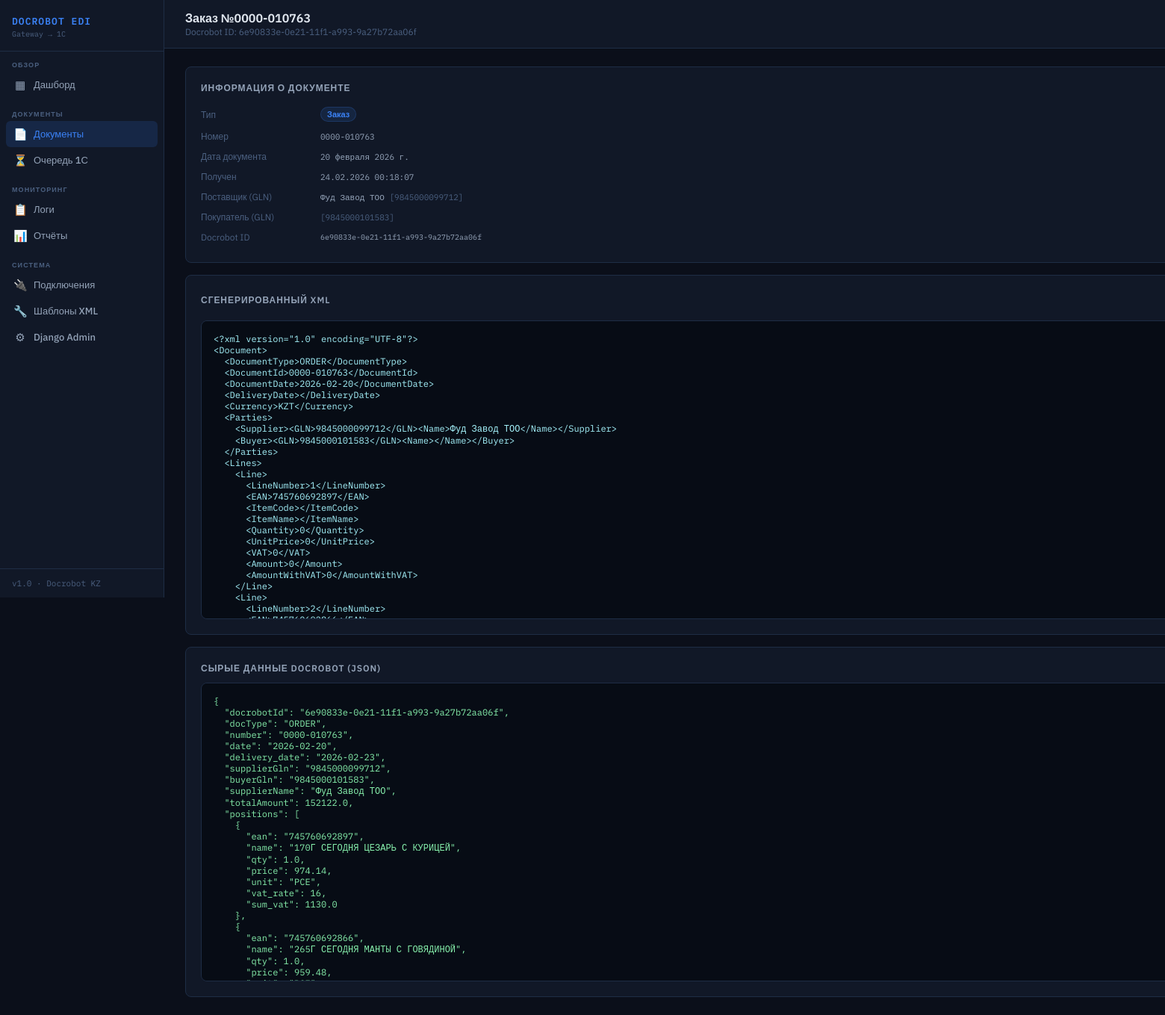
/documents/392/, run on the app's committed database.
### edi/models.py (models this page shows)
class EdiDocument(models.Model):
    DOC_TYPES = [
        ('ORDER',  'Заказ'),
        ('ORDRSP', 'Подтверждение заказа'),
        ('DESADV', 'Уведомление об отгрузке'),
        ('INVOICE','Счёт-фактура'),
        ('PRICAT', 'Прайс-лист'),
    ]
    docrobot_id   = models.CharField(max_length=100, unique=True, verbose_name='ID в Docrobot')
    doc_type      = models.CharField(max_length=10, choices=DOC_TYPES, verbose_name='Тип')
    number        = models.CharField(max_length=100, blank=True, verbose_name='Номер документа')
    doc_date      = models.DateField(null=True, blank=True, verbose_name='Дата документа')
    supplier_gln  = models.CharField(max_length=13, blank=True, verbose_name='GLN поставщика')
    buyer_gln     = models.CharField(max_length=13, blank=True, verbose_name='GLN покупателя')
    supplier_name = models.CharField(max_length=255, blank=True, verbose_name='Поставщик')
    buyer_name    = models.CharField(max_length=255, blank=True, verbose_name='Покупатель')
    raw_json      = models.JSONField(default=dict, verbose_name='Сырые данные JSON')
    xml_content   = models.TextField(blank=True, verbose_name='Сгенерированный XML')
    received_at   = models.DateTimeField(auto_now_add=True, verbose_name='Получен')
    class Meta:
        verbose_name = 'EDI-документ'
        verbose_name_plural = 'EDI-документы'
        ordering = ['-received_at']
    def __str__(self):
        return f'{self.get_doc_type_display()} №{self.number} ({self.docrobot_id})'

### edi/views.py (the view)
# urls.py: path('documents/<int:pk>/', views.document_detail,  name='document_detail'),
def document_detail(request, pk):
    doc = get_object_or_404(EdiDocument, pk=pk)
    queue = getattr(doc, 'queue_entry', None)
    logs  = doc.logs.order_by('-created_at')
    if not doc.xml_content and doc.raw_json:
        try:
            doc.xml_content = build_xml(doc.doc_type, doc.raw_json).decode('utf-8')
            doc.save(update_fields=['xml_content'])
        except Exception:
            pass
    return render(request, 'edi/document_detail.html', {
        'doc': doc, 'queue': queue, 'logs': logs,
    })

### edi/templatetags/edi_tags.py (called while the page is built)
@register.filter
def json_dumps(value):
    try:
        return json.dumps(value, ensure_ascii=False, indent=2)
    except Exception:
        return str(value)

### edi/templates/edi/document_detail.html (shortened to what this page needs)
{% extends 'edi/base.html' %}
{% load edi_tags %}
{% block page_title %}{{ doc.get_doc_type_display }} №{{ doc.number }}{% endblock %}
{% block page_sub %}Docrobot ID: {{ doc.docrobot_id }}{% endblock %}
{% block content %}
<div class="detail-grid">
  <div style="display:flex;flex-direction:column;gap:16px;">
    <div class="card">
      <div class="card-title">Информация о документе</div>
      <table class="meta-table" style="width:100%">
        <tr><td>Тип</td><td><span class="badge badge-{{ doc.doc_type }}">{{ doc.get_doc_type_display }}</span></td></tr>
        <tr><td>Номер</td><td class="td-mono">{{ doc.number|default:"—" }}</td></tr>
        <tr><td>Дата документа</td><td class="td-mono">{{ doc.doc_date|default:"—" }}</td></tr>
        <tr><td>Получен</td><td class="td-mono">{{ doc.received_at|date:"d.m.Y H:i:s" }}</td></tr>
        <tr><td>Поставщик (GLN)</td><td class="td-mono">{{ doc.supplier_name }} <span style="color:var(--text3)">[{{ doc.supplier_gln }}]</span></td></tr>
        <tr><td>Покупатель (GLN)</td><td class="td-mono">{{ doc.buyer_name }} <span style="color:var(--text3)">[{{ doc.buyer_gln }}]</span></td></tr>
        <tr><td>Docrobot ID</td><td class="td-mono" style="font-size:10px;">{{ doc.docrobot_id }}</td></tr>
      </table>
    </div>
    <div class="card">
      <div class="flex-between mb16">
        <div class="card-title" style="margin:0">Сгенерированный XML</div>
      </div>
      {% if doc.xml_content %}
      <div class="code-block" id="xml-content">{{ doc.xml_content }}</div>
      {% else %}
      <div class="empty"><div class="empty-icon">📄</div><p>XML не сгенерирован</p></div>
      {% endif %}
    </div>
    <div class="card">
      <div class="card-title">Сырые данные Docrobot (JSON)</div>
      <div class="code-block" style="color:#86efac;">{{ doc.raw_json|json_dumps }}</div>
    </div>
  </div>
</div>
{% endblock %}

### edi/templates/edi/base.html (style rules this page uses)
:root { --bg: #0b0f1a; --surface: #111827; --surface2:#1a2236; --surface3:#202d44; --border: #1e2d45; --text: #e2e8f0; --text2: #94a3b8; --text3: #4b6080; --accent: #3b82f6; --accent2: #10b981; --warn: #f59e0b; --danger: #ef4444; --purple: #8b5cf6; --mono: 'IBM Plex Mono', monospace; --sans: 'IBM Plex Sans', sans-serif; --nav-w: 220px; --radius: 8px; }
*, *::before, *::after { box-sizing: border-box; margin: 0; padding: 0; }
body { font-family: var(--sans); background: var(--bg); color: var(--text); min-height: 100vh; display: flex; font-size: 14px; }
.card { background: var(--surface); border: 1px solid var(--border); border-radius: var(--radius); padding: 20px; }
.card-title { font-size: 12px; font-weight: 600; color: var(--text2); text-transform: uppercase; letter-spacing: 0.08em; margin-bottom: 12px; }
table { width: 100%; border-collapse: collapse; }
td { padding: 10px 14px; font-size: 13px; border-bottom: 1px solid rgba(30,45,69,0.6); }
tr:last-child td { border-bottom: none; }
.td-mono { font-family: var(--mono); font-size: 11px; color: var(--text2); }
.badge { display: inline-flex; align-items: center; gap: 4px; padding: 2px 8px; border-radius: 20px; font-size: 11px; font-weight: 600; }
.badge-ORDER { background: rgba(59,130,246,0.12); color: var(--accent); border: 1px solid rgba(59,130,246,0.2); }
.flex-between { display: flex; justify-content: space-between; align-items: center; }
.mb16 { margin-bottom: 16px; }
.code-block { background: #070c15; border: 1px solid var(--border); border-radius: var(--radius); padding: 16px; font-family: var(--mono); font-size: 12px; color: #a5f3fc; overflow-x: auto; white-space: pre; max-height: 400px; overflow-y: auto; }
.detail-grid { display: grid; grid-template-columns: 2fr 1fr; gap: 20px; }
.meta-table td:first-child { color: var(--text3); width: 160px; font-size: 12px; }
.meta-table td { padding: 6px 0; border: none; }

### data on the page
EdiDocument: doc_type "Заказ", number "0000-010763", docrobot_id "6e90833e-0e21-11f1-a993-9a27b72aa06f", doc_date "20 февраля 2026 г.", received_at "24.02.2026 00:18:07", supplier_name "Фуд Завод ТОО", supplier_gln "9845000099712", buyer_gln "9845000101583", xml_content "<?xml version=\"1.0\" encoding=\"UTF-8\"?> <Document> <DocumentType>ORDER</DocumentType> <DocumentId>0000-010763</DocumentId> <DocumentDate>2026-02-20</DocumentDate> <DeliveryDate></DeliveryDate> <Currency>KZT</Currency> <Parties> <Supplier><GLN>9845000099712</GLN><Name>Фуд Завод ТОО</Name></Supplier> <Buyer><GLN>9845000101583</GLN><Name></Name></Buyer> </Parties> <Lines> <Line> <LineNumber>1</LineNumber> <EAN>745760692897</EAN> <ItemCode></ItemCode> <ItemName></ItemName> <Quantity>0</Quantity> <UnitPrice>0</UnitPrice> <VAT>0</VAT> <Amount>0</Amount> <AmountWithVAT>0</AmountWithVAT> </Line> <Line> <LineNumber>2</LineNumber>…", raw_json|json_dumps "{ \"docrobotId\": \"6e90833e-0e21-11f1-a993-9a27b72aa06f\", \"docType\": \"ORDER\", \"number\": \"0000-010763\", \"date\": \"2026-02-20\", \"delivery_date\": \"2026-02-23\", \"supplierGln\": \"9845000099712\", \"buyerGln\": \"9845000101583\", \"supplierName\": \"Фуд Завод ТОО\", \"totalAmount\": 152122.0, \"positions\": [ { \"ean\": \"745760692897\", \"name\": \"170Г СЕГОДНЯ ЦЕЗАРЬ С КУРИЦЕЙ\", \"qty\": 1.0, \"price\": 974.14, \"unit\": \"PCE\", \"vat_rate\": 16, \"sum_vat\": 1130.0 }, { \"ean\": \"745760692866\", \"name\": \"265Г СЕГОДНЯ МАНТЫ С ГОВЯДИНОЙ\", \"qty\": 1.0, \"price\": 959.48,…"
